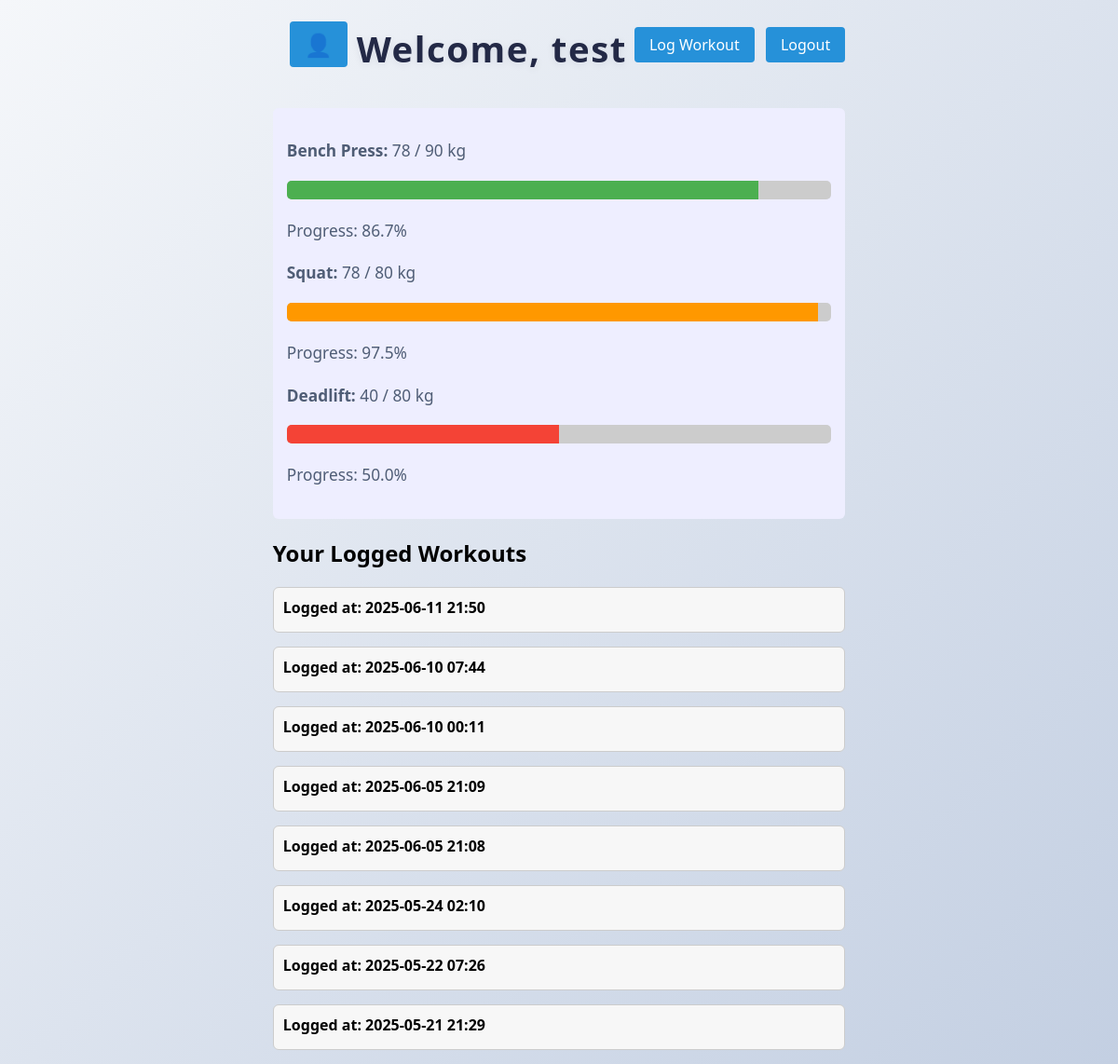
Screenshot of /home (signed in) with the database file from the repository.
### workout_tracker/database_models.py (models this page shows)
class User(db.Model):
    __tablename__ = 'Users Table'
    ID = db.Column(db.Integer, primary_key=True)
    Username = db.Column(db.String, unique=True, nullable=False)
    password_hash = db.Column(db.String, nullable=False)
    Join_date = db.Column(db.String)
    instructions = db.Column(db.Text)
    description = db.Column(db.Text)
    bench_goal = db.Column(db.Integer)
    squat_goal = db.Column(db.Integer)
    deadlift_goal = db.Column(db.Integer)
    bench_current = db.Column(db.Integer)
    squat_current = db.Column(db.Integer)
    deadlift_current = db.Column(db.Integer)
    recovery_phrase = db.Column(db.Text)
    weight_updated = db.Column(db.String)

class UserExercise(db.Model):
    __tablename__ = 'UserExercises'
    ID = db.Column(db.Integer, primary_key=True)
    user_id = db.Column(db.Integer, nullable=False)
    exercise = db.Column(db.String, nullable=False)  # 🔄 was exercise_id
    duration = db.Column(db.Integer)
    intensity = db.Column(db.Integer)
    date_completed = db.Column(db.Integer)
    calories_burned = db.Column(db.Integer)
    notes = db.Column(db.Text)  # Add this line inside the class

### workout_tracker/app.py (the view)
@app.route('/home')
def home():
    if 'user_id' not in session:
        return redirect(url_for('login'))
    user = User.query.get(session['user_id'])
    workouts = (
        UserExercise.query
        .filter_by(user_id=user.ID)
        .order_by(UserExercise.date_completed.desc())
        .all()
    )
    grouped = {}
    for w in workouts:
        key = w.date_completed
        grouped.setdefault(key, {"exercises": [], "meta": w})["exercises"].append(w.exercise)
    return render_template('home_page.html', user=user, grouped_workouts=grouped)

### workout_tracker/app.py (called while the page is built)
@app.template_filter('datetimeformat')
def datetimeformat(value):
    return datetime.fromtimestamp(int(value)).strftime('%Y-%m-%d %H:%M')

### Templates/home_page.html (shortened to what this page needs)
<!DOCTYPE html>
<html lang="en">
<head>
    <link rel="stylesheet" href="{{ url_for('static', filename='css/main_styles.css') }}">
</head>
<body>
<div class="center">
    <div class="top-bar">
        <div class="profile-icon">
            <a href="{{ url_for('profile_settings') }}" title="Edit Profile">👤</a>
        </div>
        <h1>Welcome, {{ user.Username }}</h1>
        <div>
            <a href="{{ url_for('log_workout') }}">Log Workout</a>
            <a href="{{ url_for('logout') }}">Logout</a>
        </div>
    </div>
    <div class="goals-info">
        {% if user.bench_current and user.bench_goal %}
            <p><strong>Bench Press:</strong> {{ user.bench_current }} / {{ user.bench_goal }} kg</p>
            {% set bench_pct = (user.bench_current / user.bench_goal * 100) %}
            <div class="progress-bar">
                <div class="progress-fill" style="width: {{ bench_pct | round(1) }}%; background: #4CAF50;"></div>
            </div>
            <p>Progress: {{ bench_pct | round(1) }}%</p>
        {% endif %}
        {% if user.squat_current and user.squat_goal %}
            <p><strong>Squat:</strong> {{ user.squat_current }} / {{ user.squat_goal }} kg</p>
            {% set squat_pct = (user.squat_current / user.squat_goal * 100) %}
            <div class="progress-bar">
                <div class="progress-fill" style="width: {{ squat_pct | round(1) }}%; background: #FF9800;"></div>
            </div>
            <p>Progress: {{ squat_pct | round(1) }}%</p>
        {% endif %}
        {% if user.deadlift_current and user.deadlift_goal %}
            <p><strong>Deadlift:</strong> {{ user.deadlift_current }} / {{ user.deadlift_goal }} kg</p>
            {% set dl_pct = (user.deadlift_current / user.deadlift_goal * 100) %}
            <div class="progress-bar">
                <div class="progress-fill" style="width: {{ dl_pct | round(1) }}%; background: #F44336;"></div>
            </div>
            <p>Progress: {{ dl_pct | round(1) }}%</p>
        {% endif %}
    </div>
    <h2>Your Logged Workouts</h2>
    {% if grouped_workouts %}
        {% for ts, block in grouped_workouts.items() %}
        <div class="workout-entry">
            <div class="workout-header" onclick="toggleDetails(this)">
                Logged at: {{ ts | datetimeformat }}
            </div>
        </div>
        {% endfor %}
    {% else %}
        <p>No workouts logged yet.</p>
    {% endif %}
</div>
</body>
</html>

### static/css/main_styles.css (style rules this page uses)
body { background: linear-gradient(135deg, #f5f7fa 0%, #c3cfe2 100%); font-family: 'Segoe UI', Arial, sans-serif; margin: 0; min-height: 100vh; display: flex; flex-direction: column; align-items: center; justify-content: center; }
h1 { color: #232946; margin-bottom: 18px; font-size: 2.4rem; font-weight: 700; letter-spacing: 1.5px; text-shadow: 0 2px 8px rgba(35, 41, 70, 0.08); }
p, label { color: #4f5d75; font-size: 1.08rem; margin-bottom: 18px; line-height: 1.6; }

### Templates/home_page.html (style rules this page uses)
.workout-entry { margin-bottom: 15px; border: 1px solid #ccc; border-radius: 6px; background: #f7f7f7; padding: 10px; }
.workout-header { font-weight: bold; cursor: pointer; margin-bottom: 5px; }
.top-bar { display: flex; justify-content: space-between; align-items: center; margin-bottom: 20px; }
.top-bar a { padding: 8px 16px; text-decoration: none; background-color: #2691d9; color: white; border-radius: 4px; margin-left: 8px; }
.profile-icon { margin-right: auto; padding: 10px; }
.profile-icon a { font-size: 1.5rem; text-decoration: none; color: #2691d9; }
.goals-info { margin: 20px 0; padding: 15px; background: #eef; border-radius: 6px; }
.progress-bar { background: #ccc; height: 20px; border-radius: 5px; margin-bottom: 20px; overflow: hidden; }
.progress-fill { height: 100%; }

### rows the page displays
User: Username "test", bench_current "78", bench_goal "90", squat_current "78", squat_goal "80", deadlift_current "40", deadlift_goal "80"
UserExercise: date_completed "2025-06-11 21:50"
UserExercise: date_completed "2025-06-10 07:44"
UserExercise: date_completed "2025-06-10 00:11"
UserExercise: date_completed "2025-06-05 21:09"
UserExercise: date_completed "2025-06-05 21:08"
UserExercise: date_completed "2025-05-24 02:10"
UserExercise: date_completed "2025-05-22 07:26"
UserExercise: date_completed "2025-05-21 21:29"

### other values shown
{{ bench_pct | round(1) }} "86.7"
{{ squat_pct | round(1) }} "97.5"
{{ dl_pct | round(1) }} "50.0"
